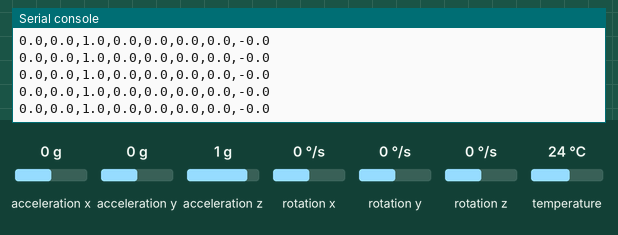
Bench run of a program on a simulated Raspberry Pi Pico running MicroPython. Parts: the last lines printed to the serial console. The test bench sets the inputs (shaded band); at power-on: acceleration x 0 g, acceleration y 0 g, acceleration z 1 g, rotation x 0 °/s, rotation y 0 °/s, rotation z 0 °/s, temperature 24 °C.

Above: at 6.6 s.
6.7 s: acceleration x set to -1.4 g
At 7.5 s:
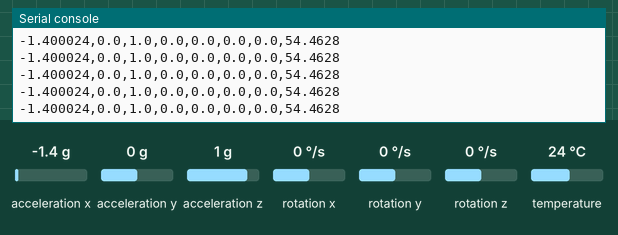
8.2 s: acceleration y set to -1.4 g
At 9.3 s:
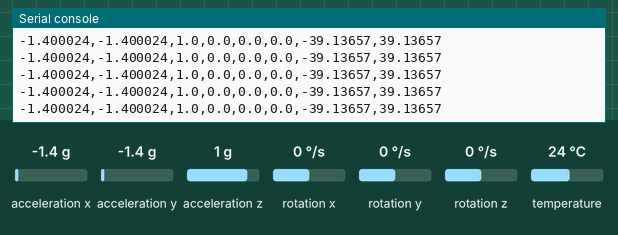
9.7 s: acceleration z set to -1.4 g
At 10.4 s:
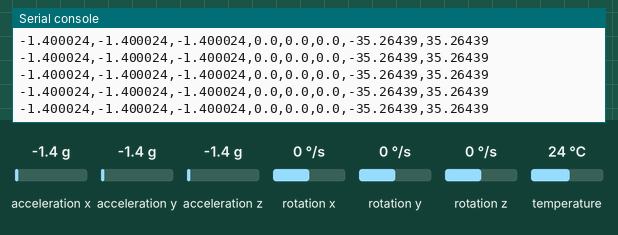
11.2 s: rotation x set to -192 °/s
At 11.8 s:
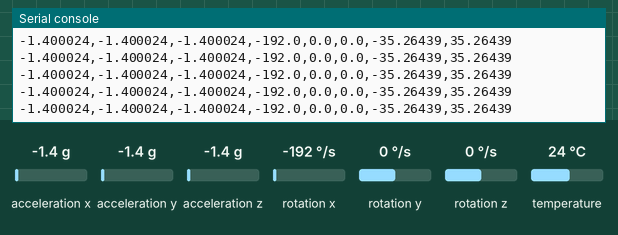
12.7 s: rotation y set to -192 °/s
At 13.2 s:
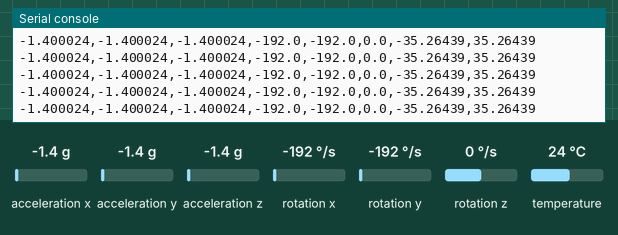
Timing chart, 0 to 15.2 s (numbered marks = the images above; inputs shaded):
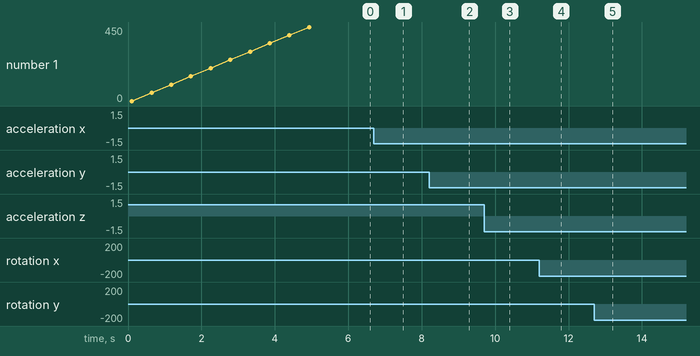

Measured:
- after the input at 6.7 s, the serial console: prints a new line at once (image 1)
- after the input at 8.2 s, the serial console: prints a new line at once (image 2)
- after the input at 9.7 s, the serial console: prints a new line at once (image 3)
- after the input at 11.2 s, the serial console: prints a new line at once (image 4)
- after the input at 12.7 s, the serial console: prints a new line at once (image 5)

The program:

main.py
```python
"""
这是获取mpu6050的数据并且将其发送到串口的入口代码
将他上传到树莓派上他会在通电时自动运行main.py的脚本
"""

# from esp_8266_wifi import ESP8266_依托于wifi的TCP服务器
from mpu_6050 import MPU6050


mpu = MPU6050(scl_pin=5, sda_pin=4) # 请与实际的接线想匹配
mpu.calibrate()

while True:
    print(mpu.get_temp_data().get_csv())

# server = ESP8266_依托于wifi的TCP服务器(1000)


# ESP8266_依托于wifi的TCP服务器.TASK = {
#     "GET-MPU6050DATA" : lambda: mpu.get_temp_data().get_csv().encode('ascii')
# }

# while True:
#     data = server.TCP_init("DwA","7723nb7723nb")

#     if data is False:
#         print("正在重启 TCP 服务器")
```

mpu_6050.py
```python
"""
MPU-6050 六轴传感器读取脚本 for Raspberry Pi Pico (RP2040)
接线：VCC->3V3, GND->GND, SCL->GP5, SDA->GP4, AD0->GND(可选)
"""

import math
import time

from machine import I2C, Pin


class MPU6050_temp_data:
    def __init__(
        self,
        accel_g: list[float],
        temp_c: float,
        gyro_dps: list[float],
        pitch: float,
        roll: float,
    ):
        self.accel_g = accel_g
        self.temp_c = temp_c
        self.gyro_dps = gyro_dps
        self.pitch = pitch
        self.roll = roll

    def __str__(self):
        return f"accel_g: {self.accel_g}, temp_c: {self.temp_c}, gyro_dps: {self.gyro_dps}, pitch: {self.pitch}, roll: {self.roll}"

    def __repr__(self):
        return f"MPU6050_temp_data(accel_g={self.accel_g}, temp_c={self.temp_c}, gyro_dps={self.gyro_dps}, pitch={self.pitch}, roll={self.roll})"

    def get_csv(self) -> str:
        return f"{self.accel_g[0]},{self.accel_g[1]},{self.accel_g[2]},{self.gyro_dps[0]},{self.gyro_dps[1]},{self.gyro_dps[2]},{self.pitch},{self.roll}"

    def get_no_temp_dict(self) -> dict:
        return {
            "accel_g": self.accel_g,
            "gyro_dps": self.gyro_dps,
            "pitch": self.pitch,
            "roll": self.roll,
        }

    def get_temp_c(self) -> float:
        return self.temp_c

class MPU6050:
    # MPU6050 寄存器地址
    PWR_MGMT_1 = 0x6B
    ACCEL_XOUT_H = 0x3B
    GYRO_XOUT_H = 0x43
    TEMP_OUT_H = 0x41

    def __init__(
        self,
        scl_pin: int,
        sda_pin: int,
        address: int = 0x68,
        i2c_id=0,
    ):
        self.i2c = I2C(i2c_id, scl=Pin(scl_pin), sda=Pin(sda_pin))
        self.addr = address

        self.i2c.scan()

        print(f"找到MPU6050，地址: 0x{self.addr:02x}")

        self.i2c.writeto_mem(self.addr, self.PWR_MGMT_1, b"\x00")
        time.sleep(0.1)
        self.i2c.writeto_mem(self.addr, 0x1C, b"\x00")
        self.i2c.writeto_mem(self.addr, 0x1B, b"\x00")

        self.accel_offset = [0, 0, 0]
        self.gyro_offset = [0, 0, 0]
        self.temp_offset = 0

        print("MPU6050初始化完成")

    def _read_word(self, reg_addr):
        """读取16位有符号数据"""
        data = self.i2c.readfrom_mem(self.addr, reg_addr, 2)
        value = (data[0] << 8) | data[1]
        return value if value < 32768 else value - 65536

    def _read_words(self, reg_addr, count):
        """连续读取多个16位数据"""
        data = self.i2c.readfrom_mem(self.addr, reg_addr, count * 2)
        values = []
        for i in range(0, len(data), 2):
            val = (data[i] << 8) | data[i + 1]
            if val >= 32768:
                val -= 65536
            values.append(val)
        return values

    def get_raw_data(self):
        """一次性读取所有原始数据（高效）"""
        # 从0x3B开始连续读取14字节：6字节加速度 + 2字节温度 + 6字节陀螺仪
        data = self.i2c.readfrom_mem(self.addr, self.ACCEL_XOUT_H, 14)

        # 解析加速度 (原始值)
        accel_x = (data[0] << 8) | data[1]
        accel_y = (data[2] << 8) | data[3]
        accel_z = (data[4] << 8) | data[5]
        if accel_x >= 32768:
            accel_x -= 65536
        if accel_y >= 32768:
            accel_y -= 65536
        if accel_z >= 32768:
            accel_z -= 65536

        # 解析温度
        temp = (data[6] << 8) | data[7]
        if temp >= 32768:
            temp -= 65536

        # 解析陀螺仪
        gyro_x = (data[8] << 8) | data[9]
        gyro_y = (data[10] << 8) | data[11]
        gyro_z = (data[12] << 8) | data[13]
        if gyro_x >= 32768:
            gyro_x -= 65536
        if gyro_y >= 32768:
            gyro_y -= 65536
        if gyro_z >= 32768:
            gyro_z -= 65536

        return [accel_x, accel_y, accel_z], temp, [gyro_x, gyro_y, gyro_z]

    def get_calibrated_data(self):
        """获取校准后的物理量数据"""
        accel_raw, temp_raw, gyro_raw = self.get_raw_data()

        # 转换为物理量 (根据当前量程设置)
        # 加速度: ±2g = 16384 LSB/g
        accel_g = [
            a / 16384.0 - offset for a, offset in zip(accel_raw, self.accel_offset)
        ]

        # 温度: 公式来自数据手册
        temperature = temp_raw / 340.0 + 36.53 - self.temp_offset

        # 陀螺仪: ±250°/s = 131 LSB/°/s
        gyro_dps = [g / 131.0 - offset for g, offset in zip(gyro_raw, self.gyro_offset)]

        return accel_g, temperature, gyro_dps

    def calibrate(self, samples=500):
        """自动校准传感器（保持传感器水平静止）"""
        print(f"开始校准，采集 {samples} 个样本...")

        accel_sum = [0, 0, 0]
        gyro_sum = [0, 0, 0]
        temp_sum = 0

        for i in range(samples):
            accel_raw, temp_raw, gyro_raw = self.get_raw_data()

            for j in range(3):
                accel_sum[j] += accel_raw[j]
                gyro_sum[j] += gyro_raw[j]
            temp_sum += temp_raw

            if i % 50 == 0:
                print(f"  进度: {i}/{samples}")
            time.sleep(0.01)

        # 计算平均值和偏移量
        # 期望：静止时加速度Z轴=1g，X,Y轴=0；陀螺仪各轴=0
        self.accel_offset = [
            accel_sum[0] / samples / 16384.0,  # X轴偏移
            accel_sum[1] / samples / 16384.0,  # Y轴偏移
            accel_sum[2] / samples / 16384.0 - 1.0,  # Z轴偏移（减去1g重力）
        ]

        self.gyro_offset = [g / samples / 131.0 for g in gyro_sum]
        self.temp_offset = (temp_sum / samples) / 340.0

        print("校准完成!")
        print(
            f"  加速度偏移: X={self.accel_offset[0]:.4f}g, Y={self.accel_offset[1]:.4f}g, Z={self.accel_offset[2]:.4f}g"
        )
        print(
            f"  陀螺仪偏移: X={self.gyro_offset[0]:.2f}°/s, Y={self.gyro_offset[1]:.2f}°/s, Z={self.gyro_offset[2]:.2f}°/s"
        )

    def get_pitch_roll(self, accel_g):
        """从加速度计算俯仰和横滚角（简化）"""
        ax, ay, az = accel_g

        # 计算俯仰角 (绕X轴旋转)
        pitch = math.atan2(ay, math.sqrt(ax**2 + az**2)) * 180 / math.pi

        # 计算横滚角 (绕Y轴旋转)
        roll = math.atan2(-ax, math.sqrt(ay**2 + az**2)) * 180 / math.pi

        return pitch, roll

    def get_temp_data(self) -> MPU6050_temp_data:
        accel_g, temp_c, gyro_dps = self.get_calibrated_data()
        pitch, roll = self.get_pitch_roll(accel_g)

        return MPU6050_temp_data(accel_g, temp_c, gyro_dps, pitch, roll)


if __name__ == "__main__":
    import time

    mpu = MPU6050(scl_pin=13, sda_pin=12)
    print("请校准传感器,两秒后开始显示传感器信息")
    time.sleep(2)
    mpu.calibrate()

    while True:
        data = mpu.get_temp_data()
        print(data)
        print(f"温度 {data.temp_c}")
        time.sleep(2)
```
